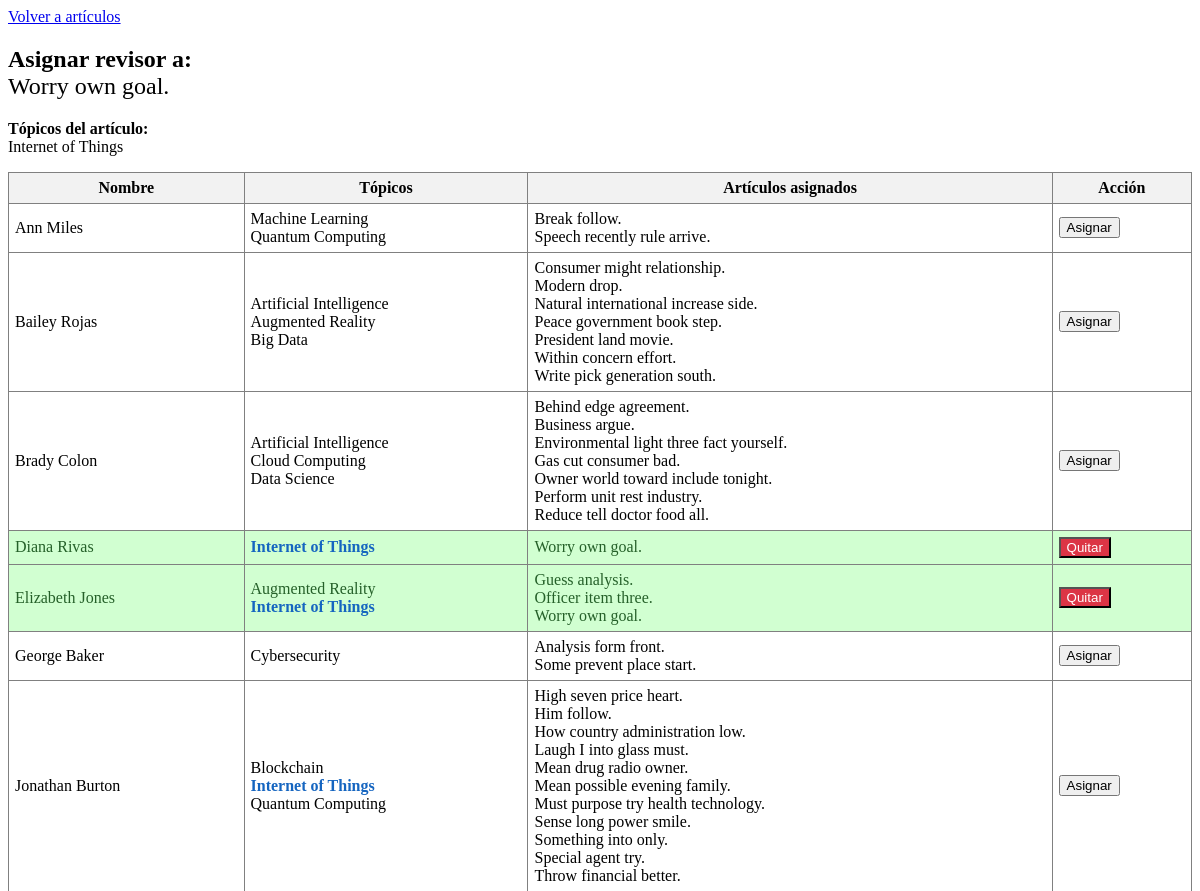
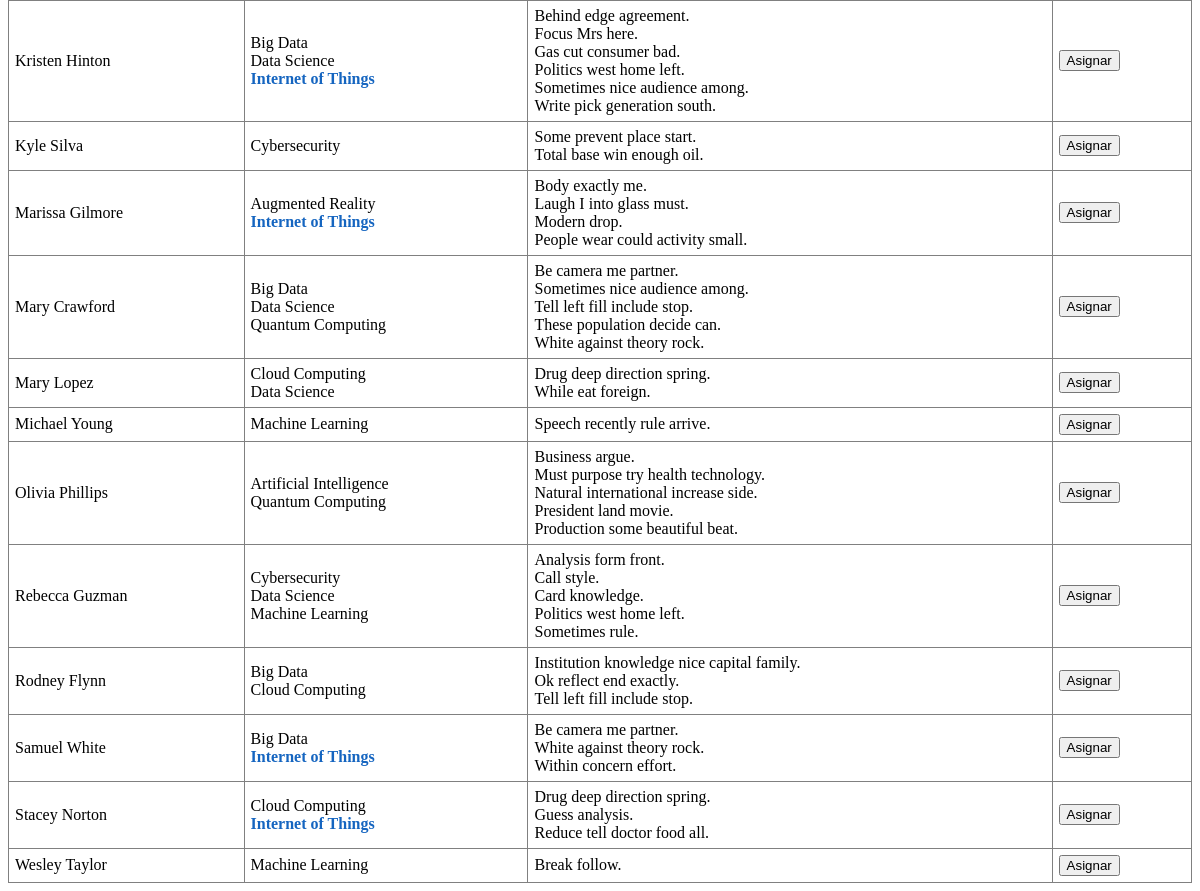
The app's page /php/utilidades/asignar_revisor.php?id_articulo=3 with its own data (2 pictures, top to bottom).
### tables this page shows
CREATE TABLE Articulo (
    id_articulo INT AUTO_INCREMENT PRIMARY KEY,  
    titulo VARCHAR(128) NOT NULL UNIQUE,  
    resumen VARCHAR(128),  
    fecha_envio DATE NOT NULL,  
    estado ENUM(
        'En revisión',
        'Aprobado',
        'Rechazado'
    ) NOT NULL  
);

CREATE TABLE Usuario (
    rut VARCHAR(10) PRIMARY KEY,  
    nombre VARCHAR(64) NOT NULL,  
    email VARCHAR(64) NOT NULL UNIQUE,  
    usuario VARCHAR(24) NOT NULL,  
    password VARCHAR(12) NOT NULL,  
    tipo ENUM(
        'Autor',
        'Revisor',
        'Jefe Comite de Programa'
    ) NOT NULL  
);

### php/utilidades/asignar_revisor.php (the view, shortened to what this page needs)
<?php
include('../conexion.php');
$id_articulo = $_GET['id_articulo'] ?? null;
$stmt = $pdo->prepare("SELECT a.titulo, GROUP_CONCAT(DISTINCT t.nombre SEPARATOR ', ') AS topicos
                      FROM Articulo a
                      LEFT JOIN Articulo_Topico at ON a.id_articulo = at.id_articulo
                      LEFT JOIN Topico t ON at.id_topico = t.id_topico
                      WHERE a.id_articulo = ?
                      GROUP BY a.id_articulo, a.titulo");
$stmt->execute([$id_articulo]);
$articulo = $stmt->fetch();
$sql = "
SELECT
    u.rut,
    u.nombre,
    GROUP_CONCAT(DISTINCT t.nombre SEPARATOR ', ') AS topicos,
    COUNT(DISTINCT ar2.id_articulo) AS articulos_asignados,
    GROUP_CONCAT(DISTINCT a2.titulo SEPARATOR ', ') AS titulos_asignados
FROM Revisor r
JOIN Usuario u ON r.rut = u.rut
LEFT JOIN Revisor_Topico rt ON r.rut = rt.rut_revisor
LEFT JOIN Topico t ON rt.id_topico = t.id_topico
LEFT JOIN Articulo_Revisor ar2 ON r.rut = ar2.rut_revisor
LEFT JOIN Articulo a2 ON ar2.id_articulo = a2.id_articulo
GROUP BY u.rut, u.nombre
ORDER BY u.nombre
";
$stmt = $pdo->query($sql);
$revisores = $stmt->fetchAll();
$stmt_asignados = $pdo->prepare("SELECT rut_revisor FROM Articulo_Revisor WHERE id_articulo = ?");
$stmt_asignados->execute([$id_articulo]);
$revisores_asignados = $stmt_asignados->fetchAll(PDO::FETCH_COLUMN);
?>
<!DOCTYPE html>
<html lang="es">
<head>
    <link rel="stylesheet" href="../../css/estilos_articulos.css">
</head>
<body>
<a href="../asignar_articulos.php">Volver a artículos</a>
<h2>Asignar revisor a: <br> <span style="font-weight:normal;"><?= htmlspecialchars($articulo['titulo']) ?></span></h2>
<p><strong>Tópicos del artículo:</strong><br>
<?= $articulo['topicos'] ? nl2br(htmlspecialchars(str_replace(', ', "\n", $articulo['topicos']))) : 'Sin tópicos'; ?>
</p>
<table border="1" cellpadding="6" style="border-collapse:collapse;width:100%">
    <tr style="background:#f2f2f2">
        <th>Nombre</th>
        <th>Tópicos</th>
        <th>Artículos asignados</th>
        <th>Acción</th>
    </tr>
    <?php
    $topicos_articulo = array_filter(array_map('trim', preg_split('/,\s*/', $articulo['topicos'] ?? '')));
    foreach ($revisores as $revisor):
        $topicos_revisor = array_filter(array_map('trim', preg_split('/,\s*/', $revisor['topicos'] ?? '')));
        $hay_coincidencia = false;
        foreach ($topicos_revisor as $topico) {
            if ($topico !== '' && in_array($topico, $topicos_articulo, true)) {
                $hay_coincidencia = true;
                break;
            }
        }
        $clase_td = $hay_coincidencia ? 'coincide-topico-celda' : '';
        $ya_asignado = in_array($revisor['rut'], $revisores_asignados);
        if ($ya_asignado && $hay_coincidencia) {
            $clase_tr = 'revisor-ya-asignado';
        } elseif ($ya_asignado && !$hay_coincidencia) {
            $clase_tr = 'revisor-ya-asignado-sin-coincidencia';
        } else {
            $clase_tr = '';
        }
    ?>
    <tr class="<?= $clase_tr ?>">
        <td>
            <?= htmlspecialchars($revisor['nombre']) ?>
        </td>
        <td class="<?= $clase_td ?>">
            <?php
            if ($topicos_revisor) {
                foreach ($topicos_revisor as $topico) {
                    if ($topico !== '' && in_array($topico, $topicos_articulo, true)) {
                        echo '<span class="topico-coincidente">' . htmlspecialchars($topico) . '</span><br>';
                    } elseif ($topico !== '') {
                        echo htmlspecialchars($topico) . '<br>';
                    }
                }
            } else {
                echo 'Sin tópicos';
            }
            ?>
        </td>
        <td>
            <?php
            if ($revisor['titulos_asignados']) {
                echo nl2br(htmlspecialchars(str_replace(', ', "\n", $revisor['titulos_asignados'])));
            } else {
                echo 'Sin artículos';
            }
            ?>
        </td>
        <td>
            <?php if ($ya_asignado): ?>
                <form method="post" style="margin:0;">
                    <button type="submit" style="background:#dc3545;color:#fff;">Quitar</button>
                </form>
            <?php else: ?>
                <form method="post" style="margin:0;">
                    <button type="submit">Asignar</button>
                </form>
            <?php endif; ?>
        </td>
    </tr>
    <?php endforeach; ?>
</table>
</body>
</html>

### css/estilos_articulos.css (style rules this page uses)
.topico-coincidente { color: #1565c0; text-decoration: none; font-weight: normal; font-weight: bold; }
.revisor-ya-asignado { background: #d1ffd1 !important; color: #256029 !important; }

### records on screen
articulo: titulo "Worry own goal."
usuario: nombre "Ann Miles", topico "Machine Learning", topico "Quantum Computing", titulos_asignados "Break follow. Speech recently rule arrive."
usuario: nombre "Bailey Rojas", topico "Artificial Intelligence", topico "Augmented Reality", topico "Big Data", titulos_asignados "Consumer might relationship. Modern drop. Natural international increase side. Peace government book step. President land movie. Within concern effort. Write pick generation south."
usuario: nombre "Brady Colon", topico "Artificial Intelligence", topico "Cloud Computing", topico "Data Science", titulos_asignados "Behind edge agreement. Business argue. Environmental light three fact yourself. Gas cut consumer bad. Owner world toward include tonight. Perform unit rest industry. Reduce tell doctor food all."
usuario: nombre "Diana Rivas", topico "Internet of Things", titulos_asignados "Worry own goal."
usuario: nombre "Elizabeth Jones", topico "Augmented Reality", topico "Internet of Things", titulos_asignados "Guess analysis. Officer item three. Worry own goal."
usuario: nombre "George Baker", topico "Cybersecurity", titulos_asignados "Analysis form front. Some prevent place start."
usuario: nombre "Jonathan Burton", topico "Blockchain", topico "Internet of Things", topico "Quantum Computing", titulos_asignados "High seven price heart. Him follow. How country administration low. Laugh I into glass must. Mean drug radio owner. Mean possible evening family. Must purpose try health technology. Sense long power smile. Something into only. Special agent try. Throw financial better."
usuario: nombre "Kristen Hinton", topico "Big Data", topico "Data Science", topico "Internet of Things", titulos_asignados "Behind edge agreement. Focus Mrs here. Gas cut consumer bad. Politics west home left. Sometimes nice audience among. Write pick generation south."
usuario: nombre "Kyle Silva", topico "Cybersecurity", titulos_asignados "Some prevent place start. Total base win enough oil."
usuario: nombre "Marissa Gilmore", topico "Augmented Reality", topico "Internet of Things", titulos_asignados "Body exactly me. Laugh I into glass must. Modern drop. People wear could activity small."
usuario: nombre "Mary Crawford", topico "Big Data", topico "Data Science", topico "Quantum Computing", titulos_asignados "Be camera me partner. Sometimes nice audience among. Tell left fill include stop. These population decide can. White against theory rock."
usuario: nombre "Mary Lopez", topico "Cloud Computing", topico "Data Science", titulos_asignados "Drug deep direction spring. While eat foreign."
usuario: nombre "Michael Young", topico "Machine Learning", titulos_asignados "Speech recently rule arrive."
usuario: nombre "Olivia Phillips", topico "Artificial Intelligence", topico "Quantum Computing", titulos_asignados "Business argue. Must purpose try health technology. Natural international increase side. President land movie. Production some beautiful beat."
usuario: nombre "Rebecca Guzman", topico "Cybersecurity", topico "Data Science", topico "Machine Learning", titulos_asignados "Analysis form front. Call style. Card knowledge. Politics west home left. Sometimes rule."
usuario: nombre "Rodney Flynn", topico "Big Data", topico "Cloud Computing", titulos_asignados "Institution knowledge nice capital family. Ok reflect end exactly. Tell left fill include stop."
usuario: nombre "Samuel White", topico "Big Data", topico "Internet of Things", titulos_asignados "Be camera me partner. White against theory rock. Within concern effort."
usuario: nombre "Stacey Norton", topico "Cloud Computing", topico "Internet of Things", titulos_asignados "Drug deep direction spring. Guess analysis. Reduce tell doctor food all."
usuario: nombre "Wesley Taylor", topico "Machine Learning", titulos_asignados "Break follow."

### other values on screen
str_replace(', ', "\n", $articulo['topicos']) "Internet of Things"
